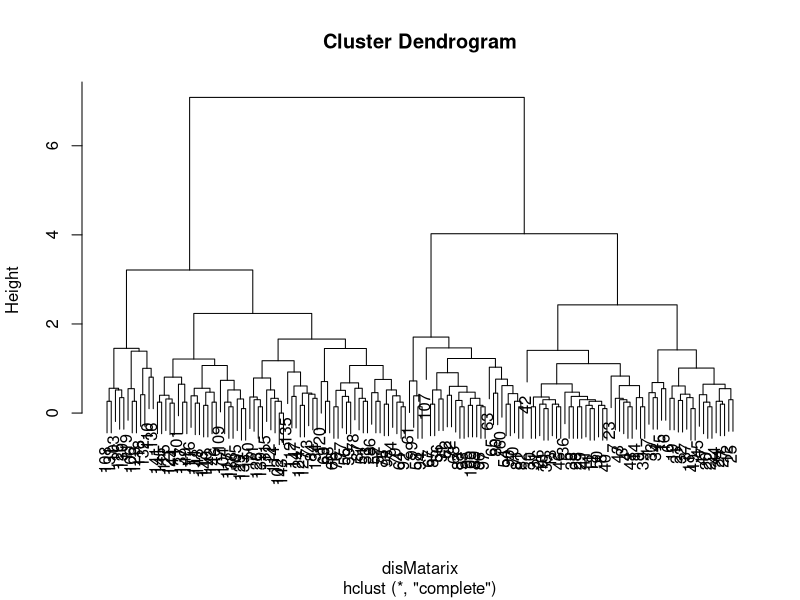
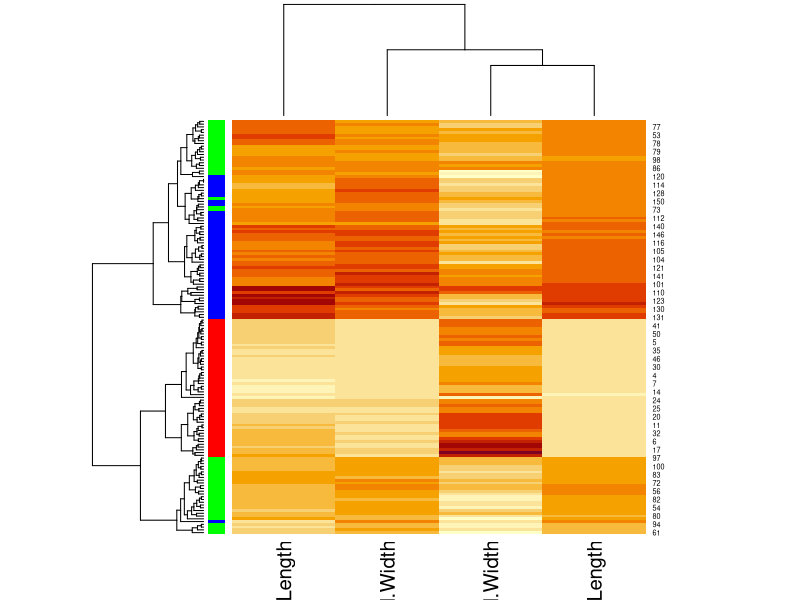
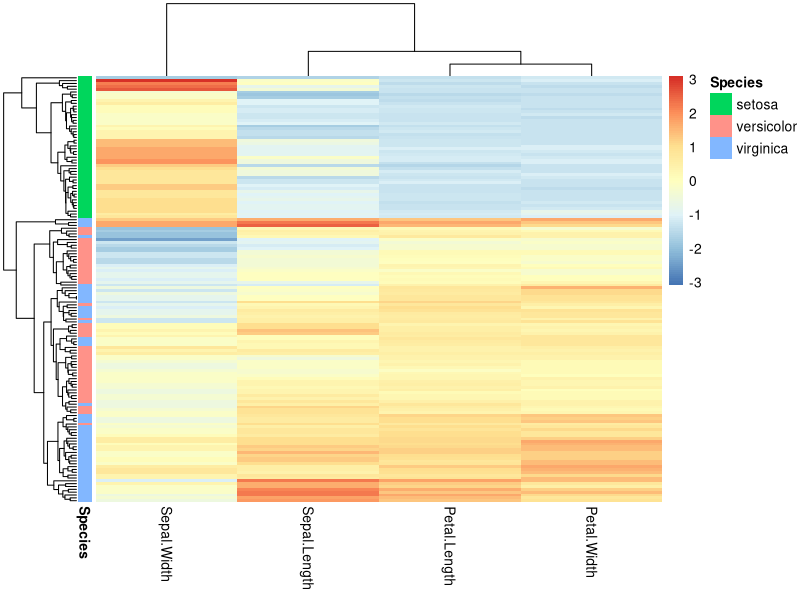
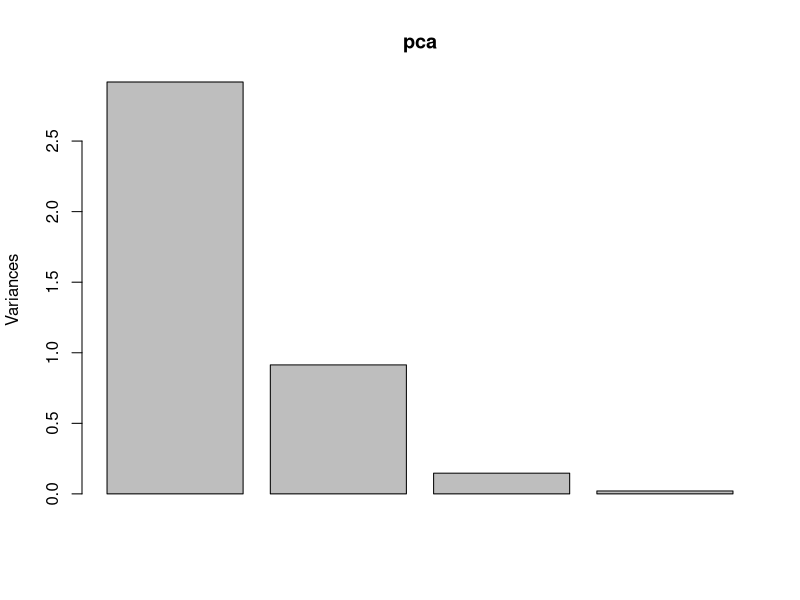
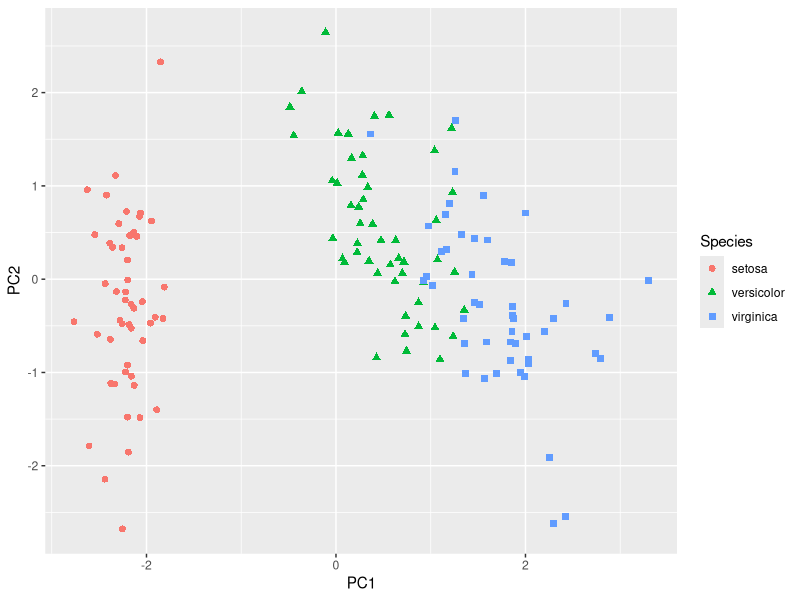
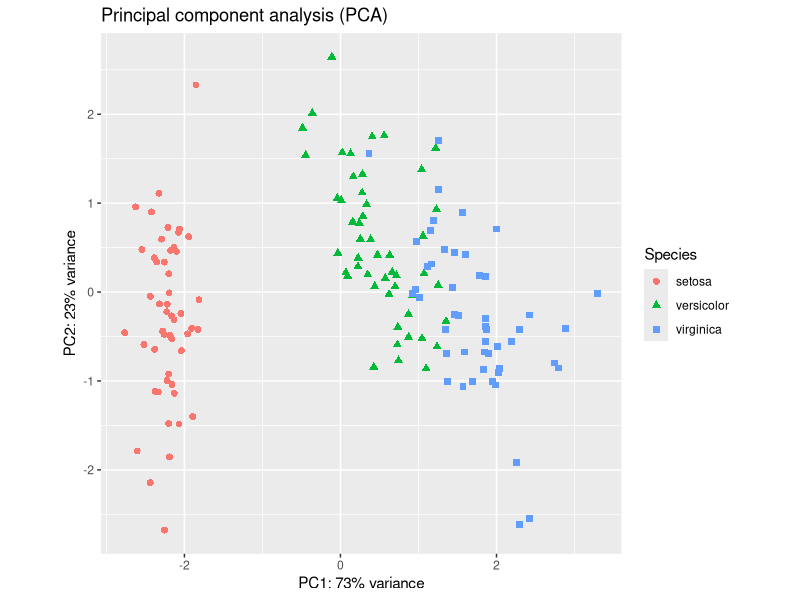

R code for these plots, in order:
ma <- as.matrix(iris[, 1:4]) # convert to matrix
disMatarix <- dist(ma)
plot(hclust(disMatarix))
heatmap(ma,
        scale = "column",
        RowSideColors = rainbow(3)[iris$Species]
)
install.packages("pheatmap")
library(pheatmap)
ma <- as.matrix(iris[, 1:4]) # convert to matrix
row.names(ma) <- row.names(iris) # assign row names in the matrix
pheatmap(ma,
         scale = "column",
         clustering_method = "average", # average linkage
         annotation_row = iris[, 5, drop = FALSE], # the 5th column as color bar
         show_rownames = FALSE
)
pca <- prcomp(iris[, 1:4], scale = TRUE)
pca # Have a look at the results.
plot(pca) # plot the amount of variance each principal components captures.
str(pca) # this shows the structure of the object, listing all parts.
head(pca$x) # the new coordinate values for each of the 150 samples
pcaData <- as.data.frame(pca$x[, 1:2]) # extract first two columns and convert to data frame
pcaData <- cbind(pcaData, iris$Species) # bind by columns
colnames(pcaData) <- c("PC1", "PC2", "Species") # change column names

library(ggplot2)
ggplot(pcaData) +
  aes(PC1, PC2, color = Species, shape = Species) + # define plot area
  geom_point(size = 2) # adding data points
percentVar <- round(100 * summary(pca)$importance[2, 1:2], 0) # compute % variances
ggplot(pcaData, aes(PC1, PC2, color = Species, shape = Species)) + # starting ggplot2
  geom_point(size = 2) + # add data points
  xlab(paste0("PC1: ", percentVar[1], "% variance")) + # x label
  ylab(paste0("PC2: ", percentVar[2], "% variance")) + # y label
  ggtitle("Principal component analysis (PCA)") + # title
  theme(aspect.ratio = 1) # width and height ratio
